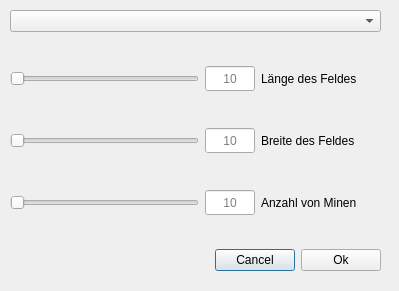
<?xml version="1.0" encoding="UTF-8"?>
<ui version="4.0">
 <class>SettingsDialog</class>
 <widget class="QDialog" name="SettingsDialog">
  <property name="geometry">
   <rect>
    <x>0</x>
    <y>0</y>
    <width>399</width>
    <height>291</height>
   </rect>
  </property>
  <property name="windowTitle">
   <string>Dialog</string>
  </property>
  <widget class="QWidget" name="widget" native="true">
   <property name="geometry">
    <rect>
     <x>10</x>
     <y>10</y>
     <width>371</width>
     <height>261</height>
    </rect>
   </property>
   <layout class="QVBoxLayout" name="verticalLayout" stretch="5,3,10,1,10,1,10,3,5">
    <item>
     <widget class="QComboBox" name="difficultyCB">
      <property name="currentText">
       <string/>
      </property>
      <item>
       <property name="text">
        <string/>
       </property>
      </item>
      <item>
       <property name="text">
        <string>Leicht (10x10, 10 Minen)</string>
       </property>
      </item>
      <item>
       <property name="text">
        <string>Mittel (14x18, 40 Minen)</string>
       </property>
      </item>
      <item>
       <property name="text">
        <string>Schwer (20x24, 99 Minen)</string>
       </property>
      </item>
     </widget>
    </item>
    <item>
     <spacer name="verticalSpacer_4">
      <property name="orientation">
       <enum>Qt::Vertical</enum>
      </property>
      <property name="sizeHint" stdset="0">
       <size>
        <width>20</width>
        <height>40</height>
       </size>
      </property>
     </spacer>
    </item>
    <item>
     <layout class="QHBoxLayout" name="horizontalLayout_3" stretch="2,0,0">
      <item>
       <widget class="QSlider" name="lengthSlider">
        <property name="minimum">
         <number>10</number>
        </property>
        <property name="maximum">
         <number>40</number>
        </property>
        <property name="orientation">
         <enum>Qt::Horizontal</enum>
        </property>
       </widget>
      </item>
      <item>
       <widget class="QLineEdit" name="lengthLineEdit">
        <property name="sizePolicy">
         <sizepolicy hsizetype="Fixed" vsizetype="Fixed">
          <horstretch>0</horstretch>
          <verstretch>0</verstretch>
         </sizepolicy>
        </property>
        <property name="maximumSize">
         <size>
          <width>50</width>
          <height>25</height>
         </size>
        </property>
        <property name="alignment">
         <set>Qt::AlignCenter</set>
        </property>
        <property name="placeholderText">
         <string>10</string>
        </property>
       </widget>
      </item>
      <item>
       <widget class="QLabel" name="label_3">
        <property name="minimumSize">
         <size>
          <width>120</width>
          <height>0</height>
         </size>
        </property>
        <property name="maximumSize">
         <size>
          <width>120</width>
          <height>16777215</height>
         </size>
        </property>
        <property name="text">
         <string>Länge des Feldes</string>
        </property>
       </widget>
      </item>
     </layout>
    </item>
    <item>
     <spacer name="verticalSpacer">
      <property name="orientation">
       <enum>Qt::Vertical</enum>
      </property>
      <property name="sizeHint" stdset="0">
       <size>
        <width>20</width>
        <height>40</height>
       </size>
      </property>
     </spacer>
    </item>
    <item>
     <layout class="QHBoxLayout" name="horizontalLayout_2" stretch="2,0,1">
      <item>
       <widget class="QSlider" name="widthSlider">
        <property name="minimum">
         <number>10</number>
        </property>
        <property name="maximum">
         <number>70</number>
        </property>
        <property name="orientation">
         <enum>Qt::Horizontal</enum>
        </property>
       </widget>
      </item>
      <item>
       <widget class="QLineEdit" name="widthLineEdit">
        <property name="sizePolicy">
         <sizepolicy hsizetype="Fixed" vsizetype="Fixed">
          <horstretch>0</horstretch>
          <verstretch>0</verstretch>
         </sizepolicy>
        </property>
        <property name="maximumSize">
         <size>
          <width>50</width>
          <height>25</height>
         </size>
        </property>
        <property name="alignment">
         <set>Qt::AlignCenter</set>
        </property>
        <property name="placeholderText">
         <string>10</string>
        </property>
       </widget>
      </item>
      <item>
       <widget class="QLabel" name="label_2">
        <property name="minimumSize">
         <size>
          <width>120</width>
          <height>0</height>
         </size>
        </property>
        <property name="maximumSize">
         <size>
          <width>120</width>
          <height>16777215</height>
         </size>
        </property>
        <property name="text">
         <string>Breite des Feldes</string>
        </property>
       </widget>
      </item>
     </layout>
    </item>
    <item>
     <spacer name="verticalSpacer_2">
      <property name="orientation">
       <enum>Qt::Vertical</enum>
      </property>
      <property name="sizeHint" stdset="0">
       <size>
        <width>20</width>
        <height>40</height>
       </size>
      </property>
     </spacer>
    </item>
    <item>
     <layout class="QHBoxLayout" name="horizontalLayout" stretch="2,0,1">
      <item>
       <widget class="QSlider" name="minesSlider">
        <property name="minimum">
         <number>10</number>
        </property>
        <property name="maximum">
         <number>250</number>
        </property>
        <property name="value">
         <number>10</number>
        </property>
        <property name="orientation">
         <enum>Qt::Horizontal</enum>
        </property>
       </widget>
      </item>
      <item>
       <widget class="QLineEdit" name="minesLineEdit">
        <property name="sizePolicy">
         <sizepolicy hsizetype="Fixed" vsizetype="Fixed">
          <horstretch>0</horstretch>
          <verstretch>0</verstretch>
         </sizepolicy>
        </property>
        <property name="maximumSize">
         <size>
          <width>50</width>
          <height>25</height>
         </size>
        </property>
        <property name="alignment">
         <set>Qt::AlignCenter</set>
        </property>
        <property name="placeholderText">
         <string>10</string>
        </property>
       </widget>
      </item>
      <item>
       <widget class="QLabel" name="label">
        <property name="minimumSize">
         <size>
          <width>120</width>
          <height>0</height>
         </size>
        </property>
        <property name="maximumSize">
         <size>
          <width>120</width>
          <height>16777215</height>
         </size>
        </property>
        <property name="text">
         <string>Anzahl von Minen</string>
        </property>
       </widget>
      </item>
     </layout>
    </item>
    <item>
     <spacer name="verticalSpacer_3">
      <property name="orientation">
       <enum>Qt::Vertical</enum>
      </property>
      <property name="sizeHint" stdset="0">
       <size>
        <width>20</width>
        <height>40</height>
       </size>
      </property>
     </spacer>
    </item>
    <item>
     <layout class="QHBoxLayout" name="horizontalLayout_4">
      <property name="sizeConstraint">
       <enum>QLayout::SetFixedSize</enum>
      </property>
      <item>
       <spacer name="horizontalSpacer">
        <property name="orientation">
         <enum>Qt::Horizontal</enum>
        </property>
        <property name="sizeHint" stdset="0">
         <size>
          <width>40</width>
          <height>20</height>
         </size>
        </property>
       </spacer>
      </item>
      <item>
       <widget class="QPushButton" name="cancelButton">
        <property name="text">
         <string>Cancel</string>
        </property>
        <property name="icon">
         <iconset theme="edit-clear">
          <normaloff>.</normaloff>.</iconset>
        </property>
       </widget>
      </item>
      <item>
       <widget class="QPushButton" name="okButton">
        <property name="text">
         <string>Ok</string>
        </property>
        <property name="icon">
         <iconset theme="emblem-default">
          <normaloff>.</normaloff>.</iconset>
        </property>
       </widget>
      </item>
     </layout>
    </item>
   </layout>
  </widget>
 </widget>
 <resources/>
 <connections/>
</ui>
